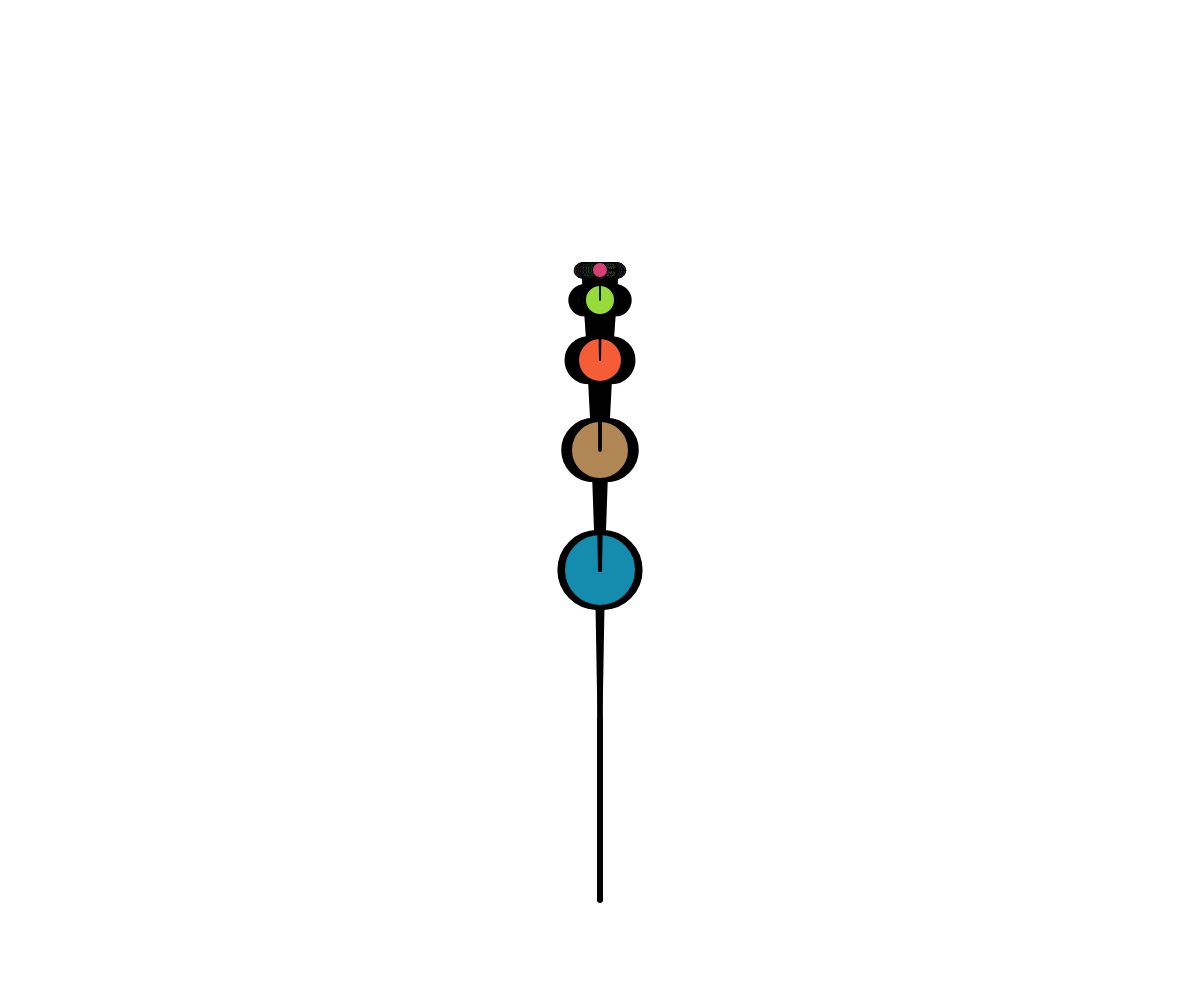
Frame 1 (no input)
Frame 60 (no input): identical to frame 1, image omitted
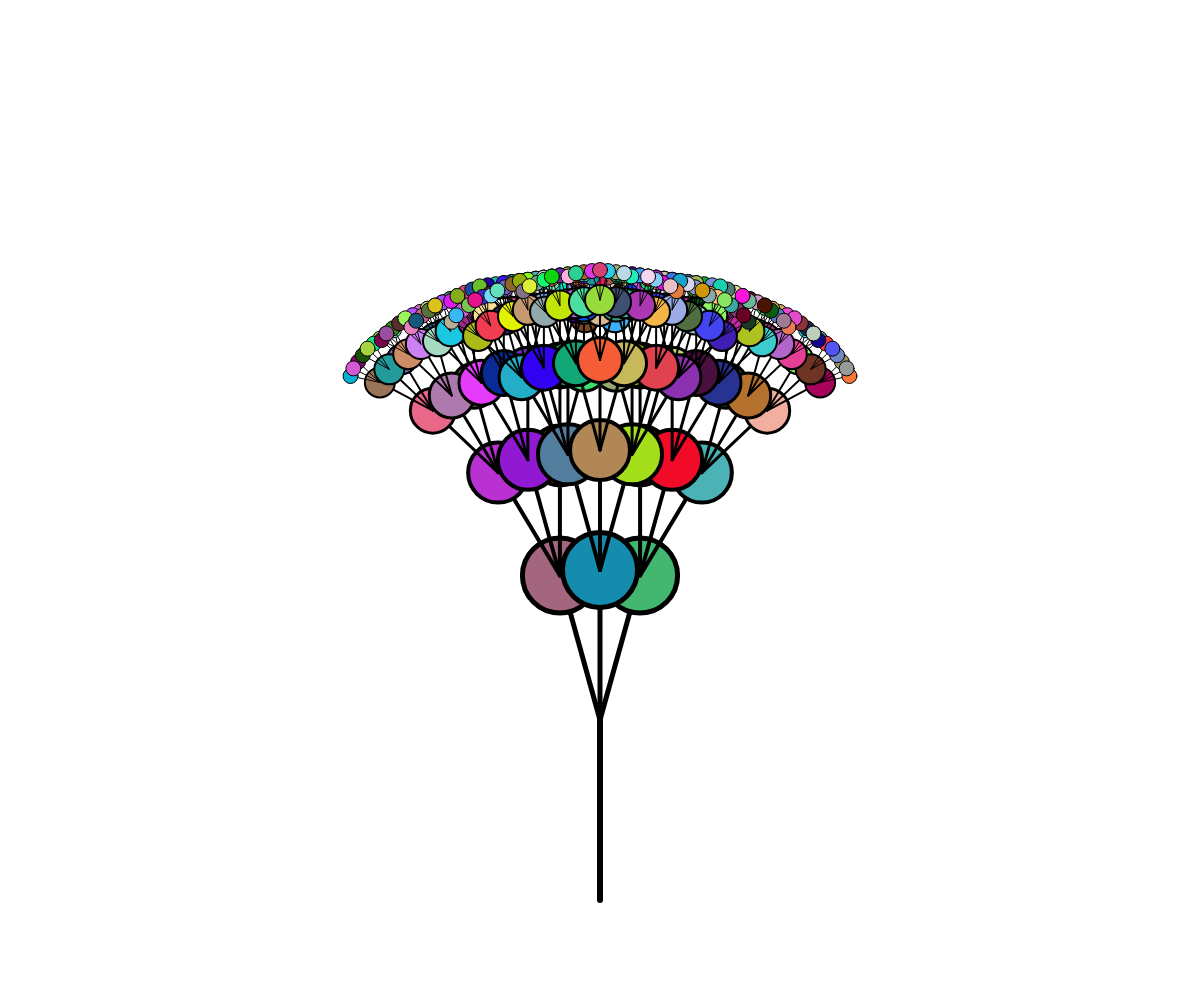
Frame 120 (the mouse pressed at the canvas centre since frame 60)

The p5.js sketch that drew these frames (run headless with seeded random() and noise() and a simulated clock; from frame 60 on, the mouse is pressed at the canvas centre):

// p5.js sketch
// ── sketch.js
// Tree
// Mitsaal Idris
// Nov. 13, 2024


let scale = 30;
let dep = 5;
function setup() {
  createCanvas(windowWidth, windowHeight);
  background(255);
  //stop seizures
  seed = random(100);
}
function draw() {
  background(255);
  randomSeed(seed);
  drawTree(width/2, height*0.9, 90, 6);
  
}
function drawLine( x1, y1, x2, y2, depth) {
//Thick lines
  strokeWeight(depth);
//draw a line segment connecting (x1,y1) to (x2,y2)
  line(x1, y1, x2, y2);
}
function drawTree(x1, y1, angle, depth) {
  if (depth > 0) {
    let x2 = x1 + cos(radians(angle))*depth*scale; //calculate endpoints of current branch
    let y2 = y1 - sin(radians(angle))*depth*scale; //using trig ratios. Get shorter based on depth
    let den = map(mouseX, 0, width, 1, 30 );
    drawLine(x1, y1, x2, y2, depth);
    if(depth <= dep){
      drawLeaf(x2, y2, depth*15);
    }
    //for a 2-branch tree:
    drawTree(x2, y2, angle-den, depth-1);
    drawTree(x2, y2, angle+den, depth-1);
    //3 branch:
    drawTree(x2, y2, angle, depth-1);
  
  
  }
}

//More leaf or less leaf
function keyPressed(){
  if(keyCode === 90){
    dep -= 1;

  }
  if(keyCode === 88){
    dep += 1;

  }
}

//draw leaves
function drawLeaf(x1, y1, d){
  fill(random(255), random(255), random(255));
  circle(x1, y1, d);
}
